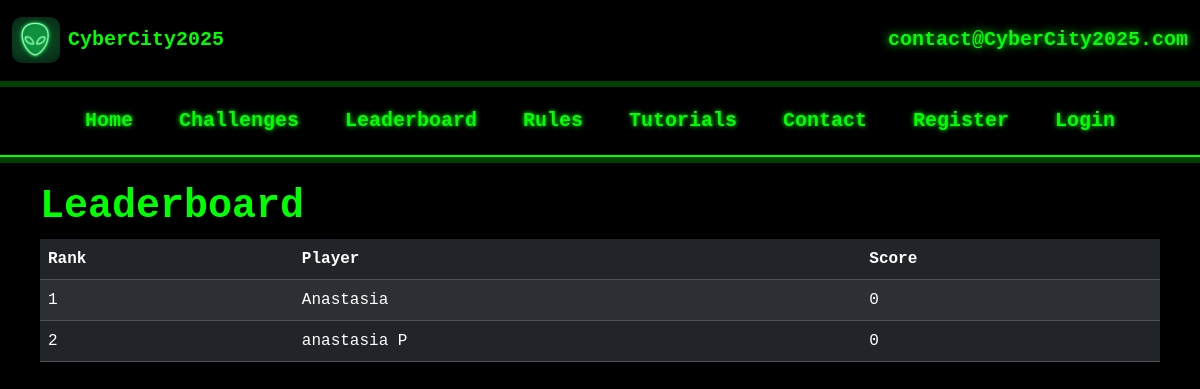
/leaderboard, run on an earlier commit of the app's database.
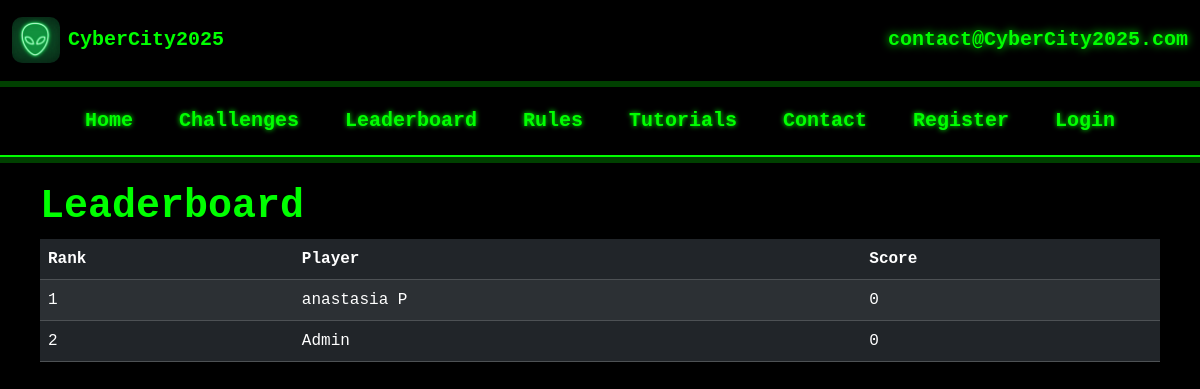
And on a later commit of the database.
### models.py (models this page shows, shortened)
class User(UserMixin, db.Model):
    id = db.Column(db.Integer, primary_key=True)
    email_address = db.Column(db.String(255), unique=True)
    name = db.Column(db.String(255))
    password_hash = db.Column(db.String(255))
    user_level = db.Column(db.Integer)
    score = db.Column(db.Integer, default=0)
    active = db.Column(db.Boolean)

### app.py (the view)
@app.route('/leaderboard')
def leaderboard():
    users = User.query.order_by(User.score.desc()).limit(10).all()
    return render_template("leaderboard.html", title="Leaderboard", users=users, user=current_user)

### templates/leaderboard.html
{% extends "base.html" %}
{% block rowOneContent %}
<h1 style="color: #00FF00; font-family: monospace; font-weight: bold;">Leaderboard</h1>
<table class="table table-dark table-striped" style="color: #00FF00; font-family: monospace;">
  <thead>
    <tr>
      <th>Rank</th>
      <th>Player</th>
      <th>Score</th>
    </tr>
  </thead>
  <tbody>
    {% for user in users %}
    <tr>
      <td>{{ loop.index }}</td>
      <td>{{ user.name }}</td>
      <td>{{ user.score }}</td>
    </tr>
    {% endfor %}
  </tbody>
</table>
{% endblock %}

### templates/base.html (shortened to what this page needs)
<!DOCTYPE html>
<html lang="en">
<head>
  <link rel="stylesheet" href="/static/css/bootstrap.css" />
  <link rel="stylesheet" href="/static/site.css" />
</head>
<body>
  <section class="section-above-navbar"
    style="background-color: #000; padding: 10px 0; height: 80px; margin-bottom: 1px;">
    <div class="container-fluid h-100">
      <div class="row align-items-center justify-content-between h-100">
        <div class="col-md-auto d-flex align-items-center">
          <img src="/static/images/logo1.png" alt="Logo" class="img-fluid" style="max-width: 4vw; height: auto; filter: brightness(1) invert(0);" />
          <p class="fs-5 mb-0 ms-2" style="color: #00FF00; font-family: monospace; font-weight: bold;">CyberCity2025</p>
        </div>
        <div class="col-md-auto">
         <p class="fs-5 mb-0 text-end" style="color: #00FF00; font-family: 'Courier New', Courier, monospace; font-weight: 600; text-shadow: 0 0 8px #00FF00;">
  contact@CyberCity2025.com
</p>
        </div>
      </div>
    </div>
  </section>
  <hr class="horizontal-line" />
 <nav class="navbar navbar-expand-lg">
  <div class="container-fluid">
    <div class="collapse navbar-collapse justify-content-center" id="navbarNavAltMarkup">
      <div class="navbar-nav text-center">
        <a class="nav-link active" aria-current="page" href="/">Home</a>
        <a class="nav-link" href="/challenges">Challenges</a>
        <a class="nav-link" href="/leaderboard">Leaderboard</a>
        <a class="nav-link" href="/rules">Rules</a>
        <a class="nav-link" href="/tutorials">Tutorials</a>
        <a class="nav-link" href="/contact">Contact</a>
        {% if user.is_anonymous %}
          <a class="nav-link" href="/register">Register</a>
          <a class="nav-link" href="/login">Login</a>
        {% endif %}
      </div>
    </div>
  </div>
</nav>
  <hr class="horizontal-line" />
  <div class="container-fluid" style="padding: 20px 40px;">
    <div class="row">
      <div class="col">
        {% block rowOneContent %}{% endblock %}
      </div>
    </div>
  </div>
</body>
</html>

### static/site.css (style rules this page uses)
body { background-color: #000000; color: #00FF00; font-family: 'Courier New', Courier, monospace; margin: 0; padding: 0; }
h1, h2, h3, p, ul, li { color: #00FF00; }
.navbar { background-color: #000000 !important; height: 70px !important; display: flex; justify-content: center; border-bottom: 2px solid #00FF00; }
.navbar a.nav-link { color: #00FF00 !important; font-size: 20px !important; margin: 0 15px; transition: all 0.3s ease; text-shadow: 0 0 5px #00FF00; font-weight: 600; }
.horizontal-line { border-top: 3px solid #00FF00; border-bottom: 3px solid #00FF00; color: #00FF00; margin: 0; }
img { max-width: 100%; height: auto; border-radius: 10px; }
a { color: #00FF00; text-decoration: none; font-weight: 600; }

What changed in the data, as far as the page shows it:
removed User: name "Anastasia", score "0"
added User: name "Admin", score "0"
